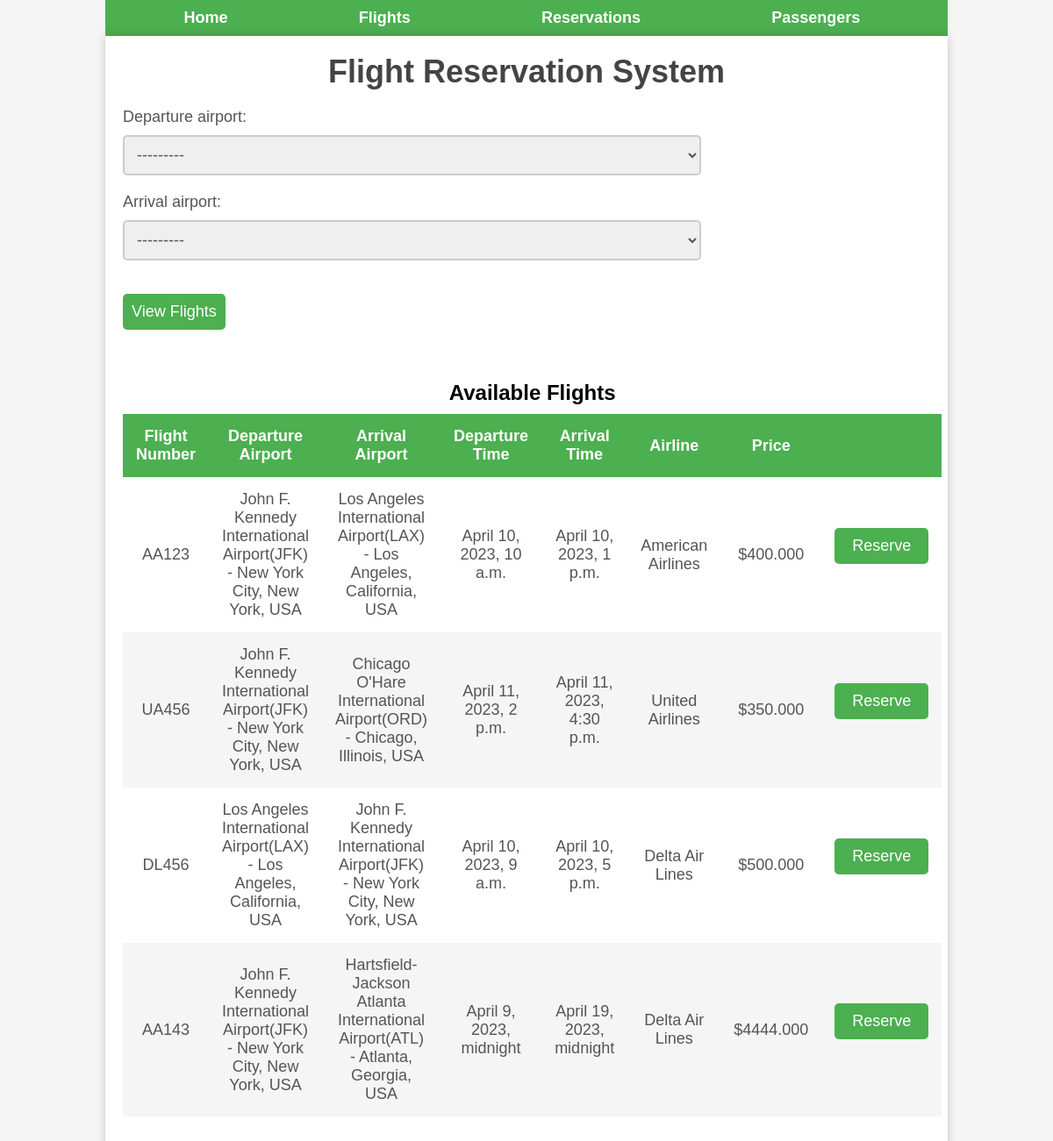
The page / on the database its author committed.
### database/models.py (models this page shows, shortened)
class Flight(models.Model):
    flight_number = models.CharField(max_length=20, null=False)
    departure_airport = models.ForeignKey(Airport, on_delete=models.CASCADE, related_name="Departure Airport+")
    arrival_airport = models.ForeignKey(Airport, on_delete=models.CASCADE, related_name="Arrival Airport+")
    departure_time = models.DateTimeField(verbose_name="Departure Time", null=False)
    arrival_time = models.DateTimeField(verbose_name="Arrival Time", null=False)
    airline_id = models.ForeignKey(Airline, on_delete=models.CASCADE)
    ticket_price = models.DecimalField(verbose_name="Ticket Price", null=False, max_digits=10, decimal_places=3)

class Airport(models.Model):
    name = models.CharField(max_length=100, null=False)
    slag = models.CharField(max_length=4, null=False, unique=True)
    location = models.TextField(max_length=255, null=True)
    def __str__(self):
        return f"{self.name}({self.slag}) - {self.location}"

class Airline(models.Model):
    name = models.CharField(max_length=100, null=False)
    contact_information = models.TextField(max_length=100, null=True)
    def __str__(self):
        return f"{self.name}"

### website/views.py (the view)
# urls.py: 2. Add a URL to urlpatterns:  path('', views.home, name='home')
def home(request):
    searchFlightForm = SearchFlightForm()
    if request.method == "POST":
        searchFlightForm = SearchFlightForm(request.POST)
        if searchFlightForm.is_valid():
            departure_airport = searchFlightForm.cleaned_data['departure_airport']
            arrival_airport = searchFlightForm.cleaned_data['arrival_airport']
            flights = Flight.objects.all().filter(departure_airport=departure_airport, arrival_airport=arrival_airport)
    else:
        flights = Flight.objects.all()
    context = {
        'searchFlightForm': searchFlightForm,
        "flights": flights,
    }
    return render(request, 'home.html', context)

### website/forms.py
class SearchFlightForm(forms.ModelForm):
    class Meta:
        model = Flight
        fields = ['departure_airport', 'arrival_airport']

### website/templates/home.html (shortened to what this page needs)
{% extends 'base.html' %}
{% block content %}
<div class="container">
  <h1>Flight Reservation System</h1>
  <form action="." method="POST">
    {{ searchFlightForm.as_p }}
    <br>
    <input type="submit" value="View Flights">
  </form>
  <br>
  <table>
    <caption>Available Flights</caption>
    <thead>
      <tr>
        <th>Flight Number</th>
        <th>Departure Airport</th>
        <th>Arrival Airport</th>
        <th>Departure Time</th>
        <th>Arrival Time</th>
        <th>Airline</th>
        <th>Price</th>
        <th></th>
      </tr>
    </thead>
    <tbody>
      {% for flight in flights %}
      <tr>
        <td>{{ flight.flight_number }}</td>
        <td>{{ flight.departure_airport }}</td>
        <td>{{ flight.arrival_airport }}</td>
        <td>{{ flight.departure_time }}</td>
        <td>{{ flight.arrival_time }}</td>
        <td>{{ flight.airline_id }}</td>
        <td>${{ flight.ticket_price }}</td>
        <td>
          <form action="./{{ flight.id }}/reserve/" method="POST">
            <button>Reserve</button>
          </form>
        </td>
      </tr>
      {% empty %}
        <tr>
            <td colspan="7">No Flights Available</td>
        </tr>
      {% endfor %}
    </tbody>
  </table>
</div>
{% endblock content %}

### website/static/css/home.css (style rules this page uses)
* { margin: 0; padding: 0; box-sizing: border-box; }
body { background-color: #f5f5f5; font-family: Arial, sans-serif; }
.container { width: 80%; margin: auto; padding: 20px; background-color: #fff; box-shadow: 0 0 10px rgba(0, 0, 0, 0.2); }
h1 { color: #444; text-align: center; font-size: 36px; margin-bottom: 20px; }
form { margin-bottom: 20px; }
label { display: block; margin-bottom: 10px; color: #555; font-size: 18px; }
input[type="text"], input[type="date"], input[type="submit"], select { padding: 10px; margin-bottom: 20px; border-radius: 5px; border: 2px solid #ccc; font-size: 18px; color: #555; }
input[type="submit"] { background-color: #4CAF50; color: #fff; cursor: pointer; font-size: 18px; border: none; }
table { width: 100%; border-collapse: collapse; margin-bottom: 20px; }
caption { font-size: 24px; font-weight: bold; margin-bottom: 10px; }
th, td { padding: 15px; text-align: center; font-size: 18px; color: #555; }
th { background-color: #4CAF50; color: #fff; }
tr:nth-child(even) { background-color: #f5f5f5; }
button { background-color: #4CAF50; color: #fff; border: none; border-radius: 5px; padding: 10px 20px; cursor: pointer; font-size: 18px; }
option { padding: 5px; font-size: 18px; color: #555; }
select option:first-child { color: #999; }

### rows shown on the page
Flight: flight_number "AA123", departure_airport "John F. Kennedy International Airport(JFK) - New York City, New York, USA", arrival_airport "Los Angeles International Airport(LAX) - Los Angeles, California, USA", departure_time "April 10, 2023, 10 a.m.", arrival_time "April 10, 2023, 1 p.m.", airline_id "American Airlines", ticket_price "400.000"
Flight: flight_number "UA456", departure_airport "John F. Kennedy International Airport(JFK) - New York City, New York, USA", arrival_airport "Chicago O'Hare International Airport(ORD) - Chicago, Illinois, USA", departure_time "April 11, 2023, 2 p.m.", arrival_time "April 11, 2023, 4:30 p.m.", airline_id "United Airlines", ticket_price "350.000"
Flight: flight_number "DL456", departure_airport "Los Angeles International Airport(LAX) - Los Angeles, California, USA", arrival_airport "John F. Kennedy International Airport(JFK) - New York City, New York, USA", departure_time "April 10, 2023, 9 a.m.", arrival_time "April 10, 2023, 5 p.m.", airline_id "Delta Air Lines", ticket_price "500.000"
Flight: flight_number "AA143", departure_airport "John F. Kennedy International Airport(JFK) - New York City, New York, USA", arrival_airport "Hartsfield-Jackson Atlanta International Airport(ATL) - Atlanta, Georgia, USA", departure_time "April 9, 2023, midnight", arrival_time "April 19, 2023, midnight", airline_id "Delta Air Lines", ticket_price "4444.000"
